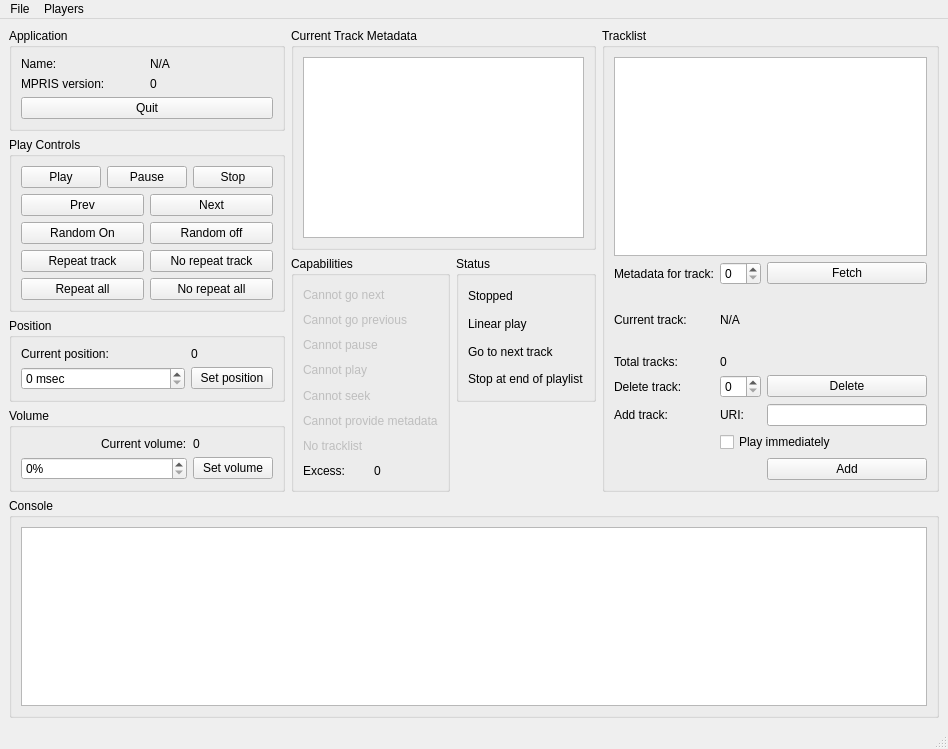
<ui version="4.0" >
 <class>MainWindow</class>
 <widget class="QMainWindow" name="MainWindow" >
  <property name="geometry" >
   <rect>
    <x>0</x>
    <y>0</y>
    <width>948</width>
    <height>749</height>
   </rect>
  </property>
  <property name="windowTitle" >
   <string>MPRIS Tester</string>
  </property>
  <widget class="QWidget" name="centralwidget" >
   <layout class="QGridLayout" name="gridLayout_7" >
    <item row="0" column="0" >
     <widget class="QGroupBox" name="appInfoBox" >
      <property name="title" >
       <string>Application</string>
      </property>
      <layout class="QGridLayout" name="gridLayout_5" >
       <item row="0" column="0" >
        <widget class="QLabel" name="labelAppName" >
         <property name="text" >
          <string>Name:</string>
         </property>
        </widget>
       </item>
       <item row="0" column="1" >
        <widget class="QLabel" name="appName" >
         <property name="text" >
          <string>N/A</string>
         </property>
        </widget>
       </item>
       <item row="1" column="0" >
        <widget class="QLabel" name="labelMprisVersion" >
         <property name="text" >
          <string>MPRIS version:</string>
         </property>
        </widget>
       </item>
       <item row="1" column="1" >
        <widget class="QLabel" name="mprisVersion" >
         <property name="text" >
          <string>0</string>
         </property>
        </widget>
       </item>
       <item row="2" column="0" colspan="2" >
        <widget class="QPushButton" name="quitButton" >
         <property name="text" >
          <string>Quit</string>
         </property>
        </widget>
       </item>
      </layout>
     </widget>
    </item>
    <item rowspan="2" row="0" column="1" colspan="2" >
     <widget class="QGroupBox" name="metadataBox" >
      <property name="title" >
       <string>Current Track Metadata</string>
      </property>
      <layout class="QVBoxLayout" name="verticalLayout_3" >
       <item>
        <widget class="QTableView" name="metadataView" />
       </item>
      </layout>
     </widget>
    </item>
    <item rowspan="5" row="0" column="3" >
     <widget class="QGroupBox" name="tracklistBox" >
      <property name="title" >
       <string>Tracklist</string>
      </property>
      <layout class="QGridLayout" name="gridLayout_6" >
       <item row="2" column="2" >
        <widget class="QLabel" name="label_7" >
         <property name="minimumSize" >
          <size>
           <width>0</width>
           <height>58</height>
          </size>
         </property>
         <property name="text" >
          <string>Current track:</string>
         </property>
        </widget>
       </item>
       <item row="2" column="3" >
        <widget class="QLabel" name="currentTrack" >
         <property name="text" >
          <string>N/A</string>
         </property>
        </widget>
       </item>
       <item row="3" column="2" >
        <widget class="QLabel" name="label_8" >
         <property name="text" >
          <string>Total tracks:</string>
         </property>
        </widget>
       </item>
       <item row="3" column="3" >
        <widget class="QLabel" name="totalTracks" >
         <property name="text" >
          <string>0</string>
         </property>
        </widget>
       </item>
       <item row="1" column="2" >
        <widget class="QLabel" name="label_6" >
         <property name="text" >
          <string>Metadata for track:</string>
         </property>
        </widget>
       </item>
       <item row="1" column="3" >
        <widget class="QSpinBox" name="fetchTrackNumber" />
       </item>
       <item row="1" column="4" >
        <widget class="QPushButton" name="fetchMetadataButton" >
         <property name="text" >
          <string>Fetch</string>
         </property>
        </widget>
       </item>
       <item row="4" column="2" >
        <widget class="QLabel" name="label_9" >
         <property name="text" >
          <string>Delete track:</string>
         </property>
        </widget>
       </item>
       <item row="4" column="3" >
        <widget class="QSpinBox" name="deleteTrackNumber" />
       </item>
       <item row="4" column="4" >
        <widget class="QPushButton" name="deleteTrackButton" >
         <property name="text" >
          <string>Delete</string>
         </property>
        </widget>
       </item>
       <item row="5" column="2" >
        <widget class="QLabel" name="label_10" >
         <property name="text" >
          <string>Add track:</string>
         </property>
        </widget>
       </item>
       <item row="5" column="4" >
        <widget class="QLineEdit" name="trackUri" />
       </item>
       <item row="5" column="3" >
        <widget class="QLabel" name="label_11" >
         <property name="text" >
          <string>URI:</string>
         </property>
        </widget>
       </item>
       <item row="8" column="4" >
        <widget class="QPushButton" name="addTrackButton" >
         <property name="text" >
          <string>Add</string>
         </property>
        </widget>
       </item>
       <item row="6" column="3" colspan="2" >
        <widget class="QCheckBox" name="playNow" >
         <property name="text" >
          <string>Play immediately</string>
         </property>
        </widget>
       </item>
       <item row="0" column="2" colspan="3" >
        <widget class="QTableView" name="tracklistView" />
       </item>
      </layout>
     </widget>
    </item>
    <item rowspan="2" row="1" column="0" >
     <widget class="QGroupBox" name="controlsBox" >
      <property name="title" >
       <string>Play Controls</string>
      </property>
      <layout class="QGridLayout" name="gridLayout_4" >
       <item row="0" column="0" >
        <widget class="QPushButton" name="playButton" >
         <property name="text" >
          <string>Play</string>
         </property>
        </widget>
       </item>
       <item row="0" column="1" colspan="2" >
        <widget class="QPushButton" name="pauseButton" >
         <property name="text" >
          <string>Pause</string>
         </property>
        </widget>
       </item>
       <item row="0" column="3" >
        <widget class="QPushButton" name="stopButton" >
         <property name="text" >
          <string>Stop</string>
         </property>
        </widget>
       </item>
       <item row="1" column="0" colspan="2" >
        <widget class="QPushButton" name="prevButton" >
         <property name="text" >
          <string>Prev</string>
         </property>
        </widget>
       </item>
       <item row="1" column="2" colspan="2" >
        <widget class="QPushButton" name="nextButton" >
         <property name="text" >
          <string>Next</string>
         </property>
        </widget>
       </item>
       <item row="2" column="0" colspan="2" >
        <widget class="QPushButton" name="randomOnButton" >
         <property name="text" >
          <string>Random On</string>
         </property>
        </widget>
       </item>
       <item row="2" column="2" colspan="2" >
        <widget class="QPushButton" name="randomOffButton" >
         <property name="text" >
          <string>Random off</string>
         </property>
        </widget>
       </item>
       <item row="3" column="0" colspan="2" >
        <widget class="QPushButton" name="trackRepeatOnButton" >
         <property name="text" >
          <string>Repeat track</string>
         </property>
        </widget>
       </item>
       <item row="3" column="2" colspan="2" >
        <widget class="QPushButton" name="trackRepeatOffButton" >
         <property name="text" >
          <string>No repeat track</string>
         </property>
        </widget>
       </item>
       <item row="4" column="0" colspan="2" >
        <widget class="QPushButton" name="playlistRepeatOnButton" >
         <property name="text" >
          <string>Repeat all</string>
         </property>
        </widget>
       </item>
       <item row="4" column="2" colspan="2" >
        <widget class="QPushButton" name="playlistRepeatOffButton" >
         <property name="text" >
          <string>No repeat all</string>
         </property>
        </widget>
       </item>
      </layout>
     </widget>
    </item>
    <item rowspan="3" row="2" column="1" >
     <widget class="QGroupBox" name="capsBox" >
      <property name="title" >
       <string>Capabilities</string>
      </property>
      <layout class="QGridLayout" name="gridLayout" >
       <item row="8" column="0" >
        <widget class="QLabel" name="labelCapsExcess" >
         <property name="toolTip" >
          <string>This shows the value of the capabilities bitfield once the above capabilities are cleared.  If this is not 0, the player claims a capability not in the above list.</string>
         </property>
         <property name="whatsThis" >
          <string>This shows the value of the capabilities bitfield once the above capabilities are cleared.  If this is not 0, the player claims a capability not in the above list.</string>
         </property>
         <property name="text" >
          <string>Excess:</string>
         </property>
        </widget>
       </item>
       <item row="8" column="1" >
        <widget class="QLabel" name="capsExcess" >
         <property name="toolTip" >
          <string>This shows the value of the capabilities bitfield once the above capabilities are cleared.  If this is not 0, the player claims a capability not in the above list.</string>
         </property>
         <property name="whatsThis" >
          <string>This shows the value of the capabilities bitfield once the above capabilities are cleared.  If this is not 0, the player claims a capability not in the above list.</string>
         </property>
         <property name="text" >
          <string>0</string>
         </property>
        </widget>
       </item>
       <item row="1" column="0" colspan="2" >
        <widget class="QLabel" name="capGoNext" >
         <property name="enabled" >
          <bool>false</bool>
         </property>
         <property name="text" >
          <string>Cannot go next</string>
         </property>
        </widget>
       </item>
       <item row="2" column="0" colspan="2" >
        <widget class="QLabel" name="capGoPrev" >
         <property name="enabled" >
          <bool>false</bool>
         </property>
         <property name="text" >
          <string>Cannot go previous</string>
         </property>
        </widget>
       </item>
       <item row="3" column="0" colspan="2" >
        <widget class="QLabel" name="capPause" >
         <property name="enabled" >
          <bool>false</bool>
         </property>
         <property name="text" >
          <string>Cannot pause</string>
         </property>
        </widget>
       </item>
       <item row="4" column="0" colspan="2" >
        <widget class="QLabel" name="capPlay" >
         <property name="enabled" >
          <bool>false</bool>
         </property>
         <property name="text" >
          <string>Cannot play</string>
         </property>
        </widget>
       </item>
       <item row="5" column="0" colspan="2" >
        <widget class="QLabel" name="capSeek" >
         <property name="enabled" >
          <bool>false</bool>
         </property>
         <property name="text" >
          <string>Cannot seek</string>
         </property>
        </widget>
       </item>
       <item row="6" column="0" colspan="2" >
        <widget class="QLabel" name="capMetadata" >
         <property name="enabled" >
          <bool>false</bool>
         </property>
         <property name="text" >
          <string>Cannot provide metadata</string>
         </property>
        </widget>
       </item>
       <item row="7" column="0" colspan="2" >
        <widget class="QLabel" name="capTracklist" >
         <property name="enabled" >
          <bool>false</bool>
         </property>
         <property name="text" >
          <string>No tracklist</string>
         </property>
        </widget>
       </item>
      </layout>
     </widget>
    </item>
    <item rowspan="2" row="2" column="2" >
     <widget class="QGroupBox" name="statusBox" >
      <property name="title" >
       <string>Status</string>
      </property>
      <layout class="QVBoxLayout" name="verticalLayout" >
       <item>
        <widget class="QLabel" name="statusPlaying" >
         <property name="text" >
          <string>Stopped</string>
         </property>
        </widget>
       </item>
       <item>
        <widget class="QLabel" name="statusRandom" >
         <property name="text" >
          <string>Linear play</string>
         </property>
        </widget>
       </item>
       <item>
        <widget class="QLabel" name="statusTrackRepeat" >
         <property name="text" >
          <string>Go to next track</string>
         </property>
        </widget>
       </item>
       <item>
        <widget class="QLabel" name="statusPlaylistRepeat" >
         <property name="text" >
          <string>Stop at end of playlist</string>
         </property>
        </widget>
       </item>
      </layout>
     </widget>
    </item>
    <item row="3" column="0" >
     <widget class="QGroupBox" name="positionBox" >
      <property name="title" >
       <string>Position</string>
      </property>
      <layout class="QGridLayout" name="gridLayout_2" >
       <item row="0" column="0" colspan="2" >
        <widget class="QLabel" name="label" >
         <property name="text" >
          <string>Current position:</string>
         </property>
        </widget>
       </item>
       <item row="0" column="2" >
        <widget class="QLabel" name="currentPosition" >
         <property name="text" >
          <string>0</string>
         </property>
        </widget>
       </item>
       <item row="1" column="0" colspan="2" >
        <widget class="QSpinBox" name="newPosition" >
         <property name="suffix" >
          <string> msec</string>
         </property>
         <property name="maximum" >
          <number>999999999</number>
         </property>
        </widget>
       </item>
       <item row="1" column="2" >
        <widget class="QPushButton" name="setPositionButton" >
         <property name="text" >
          <string>Set position</string>
         </property>
        </widget>
       </item>
      </layout>
     </widget>
    </item>
    <item row="4" column="0" >
     <widget class="QGroupBox" name="volumeBox" >
      <property name="title" >
       <string>Volume</string>
      </property>
      <layout class="QGridLayout" name="gridLayout_3" >
       <item row="2" column="0" colspan="2" >
        <widget class="QSpinBox" name="newVolume" >
         <property name="suffix" >
          <string>%</string>
         </property>
         <property name="maximum" >
          <number>100</number>
         </property>
        </widget>
       </item>
       <item row="2" column="2" >
        <widget class="QPushButton" name="setVolumeButton" >
         <property name="text" >
          <string>Set volume</string>
         </property>
        </widget>
       </item>
       <item row="1" column="2" >
        <widget class="QLabel" name="currentVolume" >
         <property name="text" >
          <string>0</string>
         </property>
        </widget>
       </item>
       <item row="1" column="1" >
        <widget class="QLabel" name="label_2" >
         <property name="text" >
          <string>Current volume:</string>
         </property>
        </widget>
       </item>
      </layout>
     </widget>
    </item>
    <item row="5" column="0" colspan="4" >
     <widget class="QGroupBox" name="consoleBox" >
      <property name="title" >
       <string>Console</string>
      </property>
      <layout class="QVBoxLayout" name="verticalLayout_2" >
       <item>
        <widget class="QPlainTextEdit" name="console" >
         <property name="undoRedoEnabled" >
          <bool>false</bool>
         </property>
         <property name="readOnly" >
          <bool>true</bool>
         </property>
         <property name="centerOnScroll" >
          <bool>true</bool>
         </property>
        </widget>
       </item>
      </layout>
     </widget>
    </item>
   </layout>
  </widget>
  <widget class="QMenuBar" name="menubar" >
   <property name="geometry" >
    <rect>
     <x>0</x>
     <y>0</y>
     <width>948</width>
     <height>27</height>
    </rect>
   </property>
   <widget class="QMenu" name="menuFile" >
    <property name="title" >
     <string>File</string>
    </property>
    <addaction name="actionForce_metadata_update" />
    <addaction name="actionForce_capabilities_update" />
    <addaction name="actionForce_status_update" />
    <addaction name="actionForce_tracklist_update" />
    <addaction name="separator" />
    <addaction name="action_Clear_console" />
    <addaction name="action_Quit" />
   </widget>
   <widget class="QMenu" name="menuPlayers" >
    <property name="title" >
     <string>Players</string>
    </property>
    <addaction name="actionNo_players_found" />
   </widget>
   <addaction name="menuFile" />
   <addaction name="menuPlayers" />
  </widget>
  <widget class="QStatusBar" name="statusbar" />
  <action name="action_Quit" >
   <property name="enabled" >
    <bool>true</bool>
   </property>
   <property name="text" >
    <string>&amp;Quit</string>
   </property>
  </action>
  <action name="actionNo_players_found" >
   <property name="enabled" >
    <bool>false</bool>
   </property>
   <property name="text" >
    <string>No players found</string>
   </property>
  </action>
  <action name="action_Clear_console" >
   <property name="text" >
    <string>C&amp;lear console</string>
   </property>
  </action>
  <action name="actionForce_metadata_update" >
   <property name="text" >
    <string>Force &amp;metadata update</string>
   </property>
  </action>
  <action name="actionForce_capabilities_update" >
   <property name="text" >
    <string>Force &amp;capabilities update</string>
   </property>
  </action>
  <action name="actionForce_status_update" >
   <property name="text" >
    <string>Force &amp;status update</string>
   </property>
  </action>
  <action name="actionForce_tracklist_update" >
   <property name="text" >
    <string>Force &amp;tracklist update</string>
   </property>
  </action>
 </widget>
 <resources/>
 <connections>
  <connection>
   <sender>action_Clear_console</sender>
   <signal>triggered()</signal>
   <receiver>console</receiver>
   <slot>clear()</slot>
   <hints>
    <hint type="sourcelabel" >
     <x>-1</x>
     <y>-1</y>
    </hint>
    <hint type="destinationlabel" >
     <x>473</x>
     <y>663</y>
    </hint>
   </hints>
  </connection>
 </connections>
</ui>
